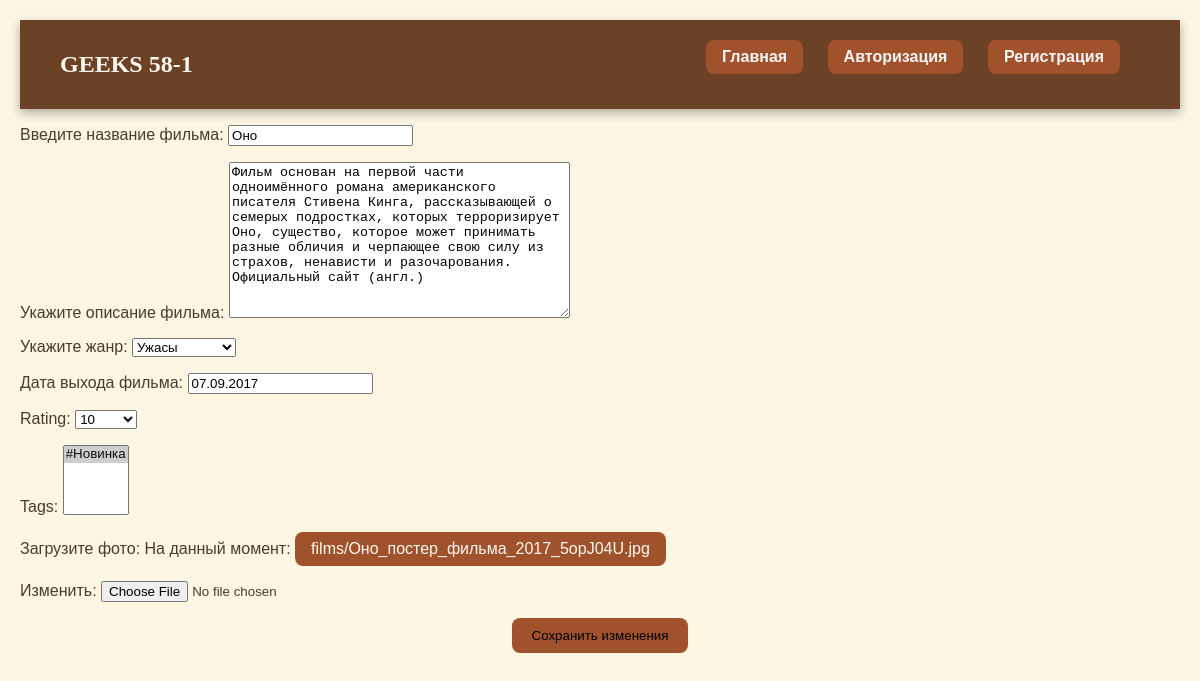
The page /film_update/4/ on the database its author committed.
### CineBoard/models.py (models this page shows, shortened)
class Film(models.Model):
    GENRE = (
   ('фантастика', 'Фантастика'),
   ('Ужасы', 'Ужасы'),
   ('Мелодрамма', 'Мелодрамма'),
   ('Боевик', 'Боевик')
)
    name = models.CharField(max_length=100, verbose_name='Введите название фильма:')
    description = models.TextField(verbose_name='Укажите описание фильма:')
    genre = models. CharField(max_length=100, choices=GENRE, verbose_name='Укажите жанр:')
    release_date = models.DateField(verbose_name='Дата выхода фильма:')
    rating = models.ForeignKey(Ratihg, on_delete=models.CASCADE, null=True)
    tags = models.ManyToManyField(Tag, blank=True)
    image = models.ImageField(upload_to='films/', verbose_name='загрузите фото')

class Tag(models.Model):
    name = models.CharField(max_length=100)
    def __str__(self):
        return self.name
    class Meta:
        verbose_name = 'Тег'
        verbose_name_plural = 'Теги'

### CineBoard/views.py (the view)
# urls.py: path('film_update/<int:id>/', views.FilmUpdateView.as_view(), name='film_update'),
class FilmUpdateView(generic.UpdateView):
    model = models.Film
    template_name = 'CineBoard/film_update.html'
    fields = ['name', 'description', 'genre', 'release_date', 'rating', 'tags', 'image']
    success_url = '/'
    def get_object(self):
        return models.Film.objects.get(id=self.kwargs['id'])

### CineBoard/models.py (called while the page is built)
    def __str__(self):
        return str(self.value)

### templates/CineBoard/film_update.html (shortened to what this page needs)
{% load static %}
<link rel="stylesheet" href="{% static 'css/style.css' %}">
{% include 'CineBoard/filmheader.html' %}
<form  method="POST" enctype="multipart/form-data">
    {{ form.as_p  }}
    <button type="submit">Сохранить изменения</button>
</form>

### static/css/style.css (style rules this page uses)
button { display: block; margin: 10px auto 0 auto; padding: 10px 20px; background-color: rgb(160,82,45); border: none; border-radius: 8px; transition: background-color 0.3s; }
a { display: inline-block; background-color: rgb(160,82,45); color: rgb(255,248,240); text-decoration: none; padding: 8px 16px; border-radius: 8px; margin: 0 auto 15px auto; transition: background-color 0.3s; text-align: center; }

### rows shown on the page
Film: name "Оно", description "Фильм основан на первой части одноимённого романа американского писателя Стивена Кинга, рассказывающей о семерых подростках, которых терроризирует Оно, существо, которое может принимать разные обличия и черпающее свою силу из страхов, ненависти и разочарования. Официальный сайт (англ.)", genre "Ужасы", release_date "07.09.2017", rating "10"
